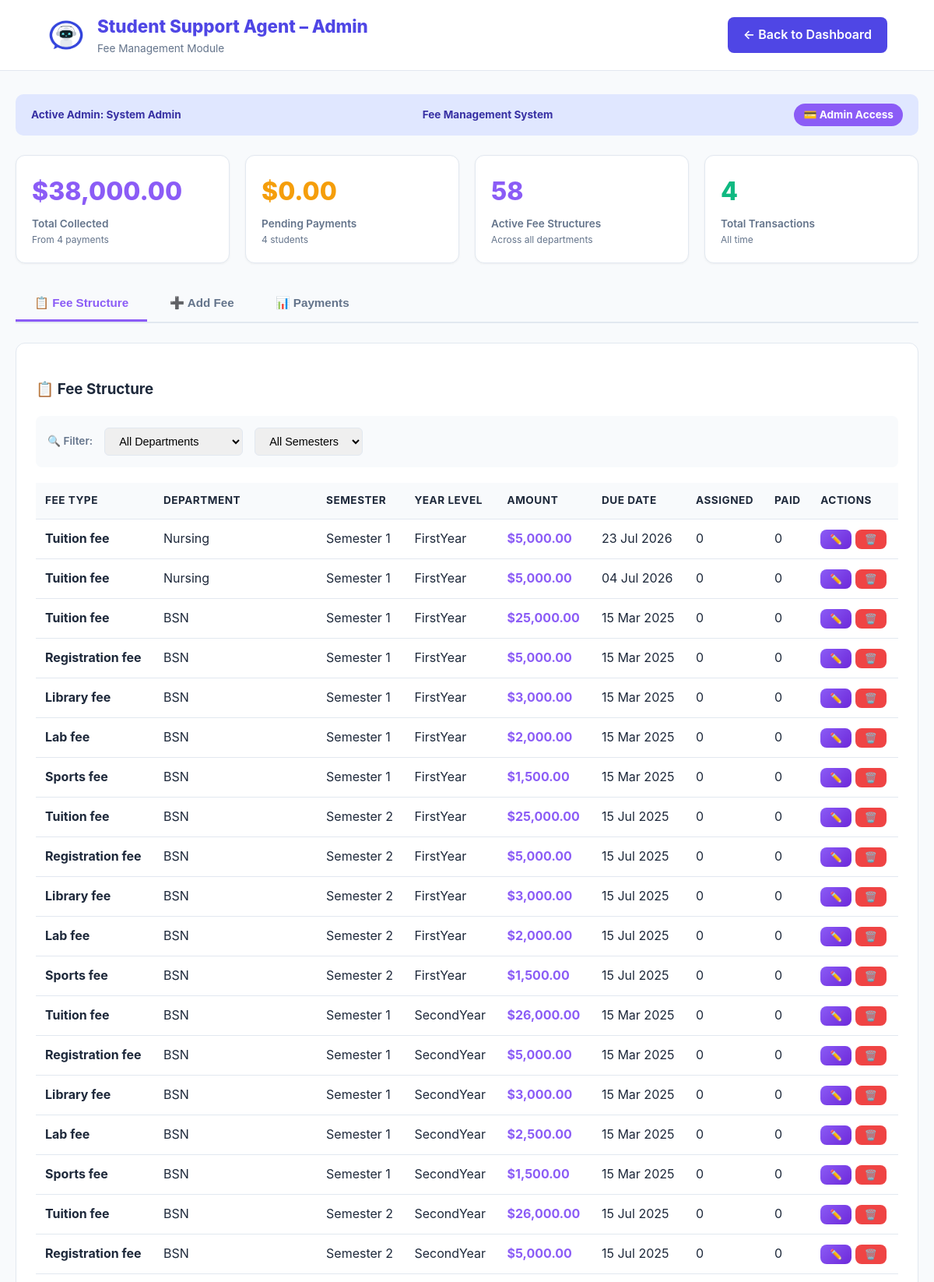
The page /Admin/admin_fee_management.php (signed in, upper part) on the database its author committed.
### tables this page shows
CREATE TABLE `fee_structure` (
  `id` int(11) NOT NULL,
  `department` varchar(100) NOT NULL,
  `semester` int(11) NOT NULL,
  `year_level` varchar(20) NOT NULL,
  `fee_type` varchar(50) NOT NULL,
  `amount` decimal(10,2) NOT NULL,
  `due_date` date NOT NULL,
  `description` text DEFAULT NULL,
  `created_at` datetime NOT NULL
);

### Admin/admin_fee_management.php (the view, shortened to what this page needs)
<?php
$admin_name = $_SESSION['user_name'] ?? 'Administrator';
$conn = mysqli_connect("localhost", "root", "", "Portal-Asisstant-AI");
$fee_structure_query = "SELECT fs.*,
                        COUNT(fp.id) as assigned_count,
                        SUM(CASE WHEN fp.status = 'completed' THEN 1 ELSE 0 END) as paid_count
                        FROM fee_structure fs
                        LEFT JOIN fee_payments fp ON fs.id = fp.fee_structure_id
                        GROUP BY fs.id
                        ORDER BY fs.created_at DESC";
$fee_structure_result = mysqli_query($conn, $fee_structure_query);
$payment_summary_query = "SELECT
    COUNT(*) as total_payments,
    SUM(CASE WHEN status = 'completed' THEN amount ELSE 0 END) as total_collected,
    SUM(CASE WHEN status = 'pending' THEN amount ELSE 0 END) as total_pending,
    COUNT(CASE WHEN status = 'completed' THEN 1 ELSE 0 END) as completed_count,
    COUNT(CASE WHEN status = 'pending' THEN 1 ELSE 0 END) as pending_count
    FROM fee_payments";
$payment_summary = mysqli_fetch_assoc(mysqli_query($conn, $payment_summary_query));
$departments_filter = isset($_GET['dept']) ? mysqli_real_escape_string($conn, $_GET['dept']) : '';
$semester_filter = isset($_GET['sem']) ? intval($_GET['sem']) : '';
$filter_query = "SELECT fs.* FROM fee_structure fs WHERE 1=1";
$filter_query .= " ORDER BY fs.created_at DESC";
$filtered_result = mysqli_query($conn, $filter_query);
$tab = isset($_GET['tab']) ? $_GET['tab'] : 'structure';
?>
<!DOCTYPE html>
<html lang="en">
<head>
</head>
<body>
<header>
    <div class="branding">
        <img src="../Images/logo.jpg" class="logoimg" alt="Logo">
        <div>
            <h1>Student Support Agent – Admin</h1>
            <small>Fee Management Module</small>
        </div>
    </div>
    <a href="Admin-index.php" class="back-btn">← Back to Dashboard</a>
</header>
<div class="container">
    <div class="admin-strip">
        <span>Active Admin: <strong><?php echo htmlspecialchars($admin_name); ?></strong></span>
        <span>Fee Management System</span>
        <span style="background: var(--fee-primary); color: white; padding: 4px 12px; border-radius: 20px;">💳 Admin Access</span>
    </div>
    <div class="dashboard-grid">
        <div class="stat-card">
            <h3>$<?php echo number_format($payment_summary['total_collected'] ?? 0, 2); ?></h3>
            <p>Total Collected</p>
            <div class="sub">From <?php echo $payment_summary['completed_count'] ?? 0; ?> payments</div>
        </div>
        <div class="stat-card">
            <h3 style="color: var(--warning);">$<?php echo number_format($payment_summary['total_pending'] ?? 0, 2); ?></h3>
            <p>Pending Payments</p>
            <div class="sub"><?php echo $payment_summary['pending_count'] ?? 0; ?> students</div>
        </div>
        <div class="stat-card">
            <h3 style="color: var(--fee-primary);"><?php echo mysqli_num_rows($fee_structure_result); ?></h3>
            <p>Active Fee Structures</p>
            <div class="sub">Across all departments</div>
        </div>
        <div class="stat-card">
            <h3 style="color: var(--success);"><?php echo $payment_summary['total_payments'] ?? 0; ?></h3>
            <p>Total Transactions</p>
            <div class="sub">All time</div>
        </div>
    </div>
    <div class="tabs">
        <button class="tab <?php echo $tab == 'structure' ? 'active' : ''; ?>" onclick="location.href='admin_fee_management.php?tab=structure'">📋 Fee Structure</button>
        <button class="tab <?php echo $tab == 'add' ? 'active' : ''; ?>" onclick="location.href='admin_fee_management.php?tab=add'">➕ Add Fee</button>
        <button class="tab <?php echo $tab == 'payments' ? 'active' : ''; ?>" onclick="location.href='admin_fee_management.php?tab=payments'">📊 Payments</button>
    </div>
    <?php switch($tab):
        case 'add': ?>
        <?php break;
        default: ?>
            <div class="section-box">
                <h3>📋 Fee Structure</h3>
                <div class="filter-bar">
                    <span class="filter-label">🔍 Filter:</span>
                    <select onchange="location.href='admin_fee_management.php?tab=structure&dept='+this.value+'&sem=<?php echo $semester_filter; ?>'">
                        <option value="">All Departments</option>
                    </select>
                    <select onchange="location.href='admin_fee_management.php?tab=structure&dept=<?php echo $departments_filter; ?>&sem='+this.value">
                        <option value="">All Semesters</option>
                    </select>
                </div>
                <?php
                $display_result = ($departments_filter || $semester_filter) ? $filtered_result : $fee_structure_result;
                if (mysqli_num_rows($display_result) > 0): ?>
                    <table class="data-table">
                        <thead>
                            <tr>
                                <th>Fee Type</th>
                                <th>Department</th>
                                <th>Semester</th>
                                <th>Year Level</th>
                                <th>Amount</th>
                                <th>Due Date</th>
                                <th>Assigned</th>
                                <th>Paid</th>
                                <th>Actions</th>
                            </tr>
                        </thead>
                        <tbody>
                            <?php while($fee = mysqli_fetch_assoc($display_result)): ?>
                                <tr>
                                    <td><strong><?php echo ucfirst(str_replace('_', ' ', $fee['fee_type'])); ?></strong></td>
                                    <td><?php echo htmlspecialchars($fee['department']); ?></td>
                                    <td>Semester <?php echo $fee['semester']; ?></td>
                                    <td><?php echo $fee['year_level']; ?></td>
                                    <td><strong style="color: var(--fee-primary);">$<?php echo number_format($fee['amount'], 2); ?></strong></td>
                                    <td><?php echo date('d M Y', strtotime($fee['due_date'])); ?></td>
                                    <td><?php echo $fee['assigned_count'] ?? 0; ?></td>
                                    <td><?php echo $fee['paid_count'] ?? 0; ?></td>
                                    <td>
                                        <button onclick="editFee(<?php echo $fee['id']; ?>)" class="btn btn-primary btn-sm">✏️</button>
                                        <button onclick="deleteFee(<?php echo $fee['id']; ?>)" class="btn btn-danger btn-sm">🗑️</button>
                                    </td>
                                </tr>
                            <?php endwhile; ?>
                        </tbody>
                    </table>
                <?php endif; ?>
            </div>
        <?php break;
    endswitch; ?>
</div>
</body>
</html>

### Admin/admin_fee_management.php (style rules this page uses)
:root { --primary: #4f46e5; --primary-dark: #3730a3; --bg: #f8fafc; --white: #ffffff; --text-main: #1e293b; --text-light: #64748b; --border: #e2e8f0; --accent: #e0e7ff; --success: #10b981; --danger: #ef4444; --warning: #f59e0b; --fee-primary: #8b5cf6; --fee-secondary: #7c3aed; --fee-gradient: linear-gradient(135deg, #8b5cf6 0%, #6d28d9 100%); }
* { box-sizing: border-box; }
body { font-family: 'Inter', system-ui, -apple-system, sans-serif; background: var(--bg); color: var(--text-main); margin: 0; line-height: 1.6; }
header { background: var(--white); border-bottom: 1px solid var(--border); padding: 1rem 5%; display: flex; align-items: center; justify-content: space-between; flex-wrap: wrap; gap: 15px; }
.branding { display: flex; align-items: center; gap: 15px; }
.logoimg { height: 50px; border-radius: 8px; }
.branding h1 { margin: 0; font-size: 1.4rem; color: var(--primary); font-weight: 800; }
.branding small { color: var(--text-light); display: block; font-size: 0.85rem; }
.back-btn { background: var(--primary); color: white; padding: 10px 20px; border-radius: 8px; text-decoration: none; font-weight: 600; transition: 0.3s; display: inline-flex; align-items: center; gap: 8px; }
.container { max-width: 1400px; margin: 30px auto; padding: 0 20px; }
.admin-strip { background: var(--accent); padding: 12px 20px; border-radius: 10px; margin-bottom: 25px; display: flex; justify-content: space-between; align-items: center; color: var(--primary-dark); font-weight: 700; font-size: 0.85rem; flex-wrap: wrap; gap: 10px; }
.tabs { display: flex; gap: 5px; margin-bottom: 25px; border-bottom: 2px solid var(--border); flex-wrap: wrap; }
.tab { padding: 12px 24px; cursor: pointer; border: none; background: none; font-weight: 600; color: var(--text-light); transition: 0.3s; border-bottom: 3px solid transparent; font-size: 0.95rem; }
.tab.active { color: var(--fee-primary); border-bottom-color: var(--fee-primary); }
.dashboard-grid { display: grid; grid-template-columns: repeat(auto-fit, minmax(220px, 1fr)); gap: 20px; margin-bottom: 30px; }
.stat-card { background: var(--white); padding: 20px; border-radius: 12px; border: 1px solid var(--border); box-shadow: 0 1px 3px rgba(0,0,0,0.05); }
.stat-card h3 { margin: 0; font-size: 2rem; color: var(--fee-primary); font-weight: 800; }
.stat-card p { margin: 5px 0 0 0; color: var(--text-light); font-weight: 600; font-size: 0.85rem; }
.stat-card .sub { font-size: 0.75rem; color: var(--text-light); font-weight: 400; }
.section-box { background: var(--white); border-radius: 12px; border: 1px solid var(--border); padding: 25px; margin-bottom: 30px; overflow-x: auto; }
.btn { padding: 10px 24px; border: none; border-radius: 8px; font-size: 0.95rem; font-weight: 600; cursor: pointer; transition: 0.3s; display: inline-block; text-decoration: none; }
.btn-primary { background: var(--fee-gradient); color: white; }
.btn-danger { background: var(--danger); color: white; }
.btn-sm { padding: 5px 12px; font-size: 0.8rem; }
.data-table { width: 100%; border-collapse: collapse; margin-top: 15px; }
.data-table th, .data-table td { padding: 12px; text-align: left; border-bottom: 1px solid var(--border); }
.data-table th { background: var(--bg); font-weight: 700; color: var(--text-main); font-size: 0.85rem; text-transform: uppercase; letter-spacing: 0.5px; }
.filter-bar { display: flex; gap: 15px; flex-wrap: wrap; padding: 15px; background: #f8fafc; border-radius: 8px; margin-bottom: 20px; align-items: center; }
.filter-bar select, .filter-bar input { padding: 8px 14px; border: 1px solid var(--border); border-radius: 6px; font-size: 0.9rem; }
.filter-bar .filter-label { font-weight: 600; color: var(--text-light); font-size: 0.85rem; }

### rows shown on the page
fee_structure: fee_type "Tuition fee", department "Nursing", semester "1", year_level "FirstYear", amount "5,000.00", due_date "23 Jul 2026", assigned_count "0", paid_count "0"
fee_structure: fee_type "Tuition fee", department "Nursing", semester "1", year_level "FirstYear", amount "5,000.00", due_date "04 Jul 2026", assigned_count "0", paid_count "0"
fee_structure: fee_type "Tuition fee", department "BSN", semester "1", year_level "FirstYear", amount "25,000.00", due_date "15 Mar 2025", assigned_count "0", paid_count "0"
fee_structure: fee_type "Registration fee", department "BSN", semester "1", year_level "FirstYear", amount "5,000.00", due_date "15 Mar 2025", assigned_count "0", paid_count "0"
fee_structure: fee_type "Library fee", department "BSN", semester "1", year_level "FirstYear", amount "3,000.00", due_date "15 Mar 2025", assigned_count "0", paid_count "0"
fee_structure: fee_type "Lab fee", department "BSN", semester "1", year_level "FirstYear", amount "2,000.00", due_date "15 Mar 2025", assigned_count "0", paid_count "0"
fee_structure: fee_type "Sports fee", department "BSN", semester "1", year_level "FirstYear", amount "1,500.00", due_date "15 Mar 2025", assigned_count "0", paid_count "0"
fee_structure: fee_type "Tuition fee", department "BSN", semester "2", year_level "FirstYear", amount "25,000.00", due_date "15 Jul 2025", assigned_count "0", paid_count "0"
fee_structure: fee_type "Registration fee", department "BSN", semester "2", year_level "FirstYear", amount "5,000.00", due_date "15 Jul 2025", assigned_count "0", paid_count "0"
fee_structure: fee_type "Library fee", department "BSN", semester "2", year_level "FirstYear", amount "3,000.00", due_date "15 Jul 2025", assigned_count "0", paid_count "0"
fee_structure: fee_type "Lab fee", department "BSN", semester "2", year_level "FirstYear", amount "2,000.00", due_date "15 Jul 2025", assigned_count "0", paid_count "0"
fee_structure: fee_type "Sports fee", department "BSN", semester "2", year_level "FirstYear", amount "1,500.00", due_date "15 Jul 2025", assigned_count "0", paid_count "0"
fee_structure: fee_type "Tuition fee", department "BSN", semester "1", year_level "SecondYear", amount "26,000.00", due_date "15 Mar 2025", assigned_count "0", paid_count "0"
fee_structure: fee_type "Registration fee", department "BSN", semester "1", year_level "SecondYear", amount "5,000.00", due_date "15 Mar 2025", assigned_count "0", paid_count "0"
fee_structure: fee_type "Library fee", department "BSN", semester "1", year_level "SecondYear", amount "3,000.00", due_date "15 Mar 2025", assigned_count "0", paid_count "0"
fee_structure: fee_type "Lab fee", department "BSN", semester "1", year_level "SecondYear", amount "2,500.00", due_date "15 Mar 2025", assigned_count "0", paid_count "0"
fee_structure: fee_type "Sports fee", department "BSN", semester "1", year_level "SecondYear", amount "1,500.00", due_date "15 Mar 2025", assigned_count "0", paid_count "0"
fee_structure: fee_type "Tuition fee", department "BSN", semester "2", year_level "SecondYear", amount "26,000.00", due_date "15 Jul 2025", assigned_count "0", paid_count "0"
fee_structure: fee_type "Registration fee", department "BSN", semester "2", year_level "SecondYear", amount "5,000.00", due_date "15 Jul 2025", assigned_count "0", paid_count "0"

### other values the page prints
$admin_name "System Admin"
$payment_summary['total_collected'] "38,000.00"
$payment_summary['completed_count'] "4"
$payment_summary['total_pending'] "0.00"
$payment_summary['pending_count'] "4"
mysqli_num_rows($fee_structure_result) "58"
$payment_summary['total_payments'] "4"
